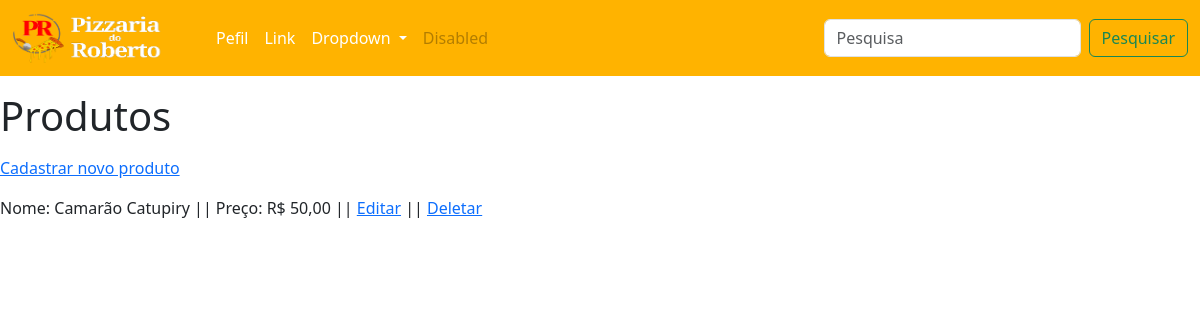
The page /produtos/ on the database as committed earlier.
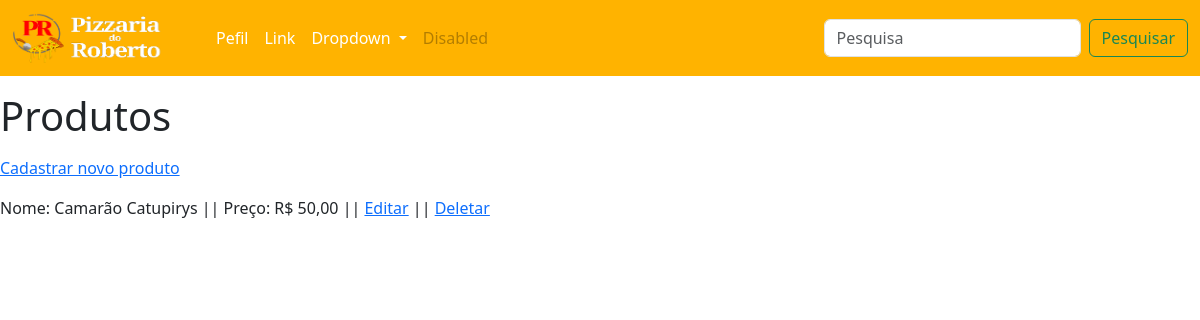
The same page on the database as committed later.
### core/models.py (models this page shows, shortened)
class Produto(models.Model):
    nome = models.CharField(max_length=100)
    descricao = models.TextField()
    categoria = models.CharField(max_length=50)
    valor = models.DecimalField(max_digits=10, decimal_places=2)

### core/views.py (the view)
# urls.py: path('produtos/', produtos, name='produtos'),
def produtos(request):
    lista_produto = Produto.objects.all()
    contexto = {
        'lista_produto': lista_produto
    }
    return render(request, 'produtos.html', contexto)

### core/templates/produtos.html (shortened to what this page needs)
{% extends 'bases/base.html' %}
{% block content %}
<p>
<h1>Produtos</h1>
</p>
<p>
    <p>
        <a href="{% url 'cadastro' %}">Cadastrar novo produto</a>
    </p>
    {% for produto in lista_produto %}
        <p>
            Nome: {{ produto.nome }} || Preço: R$ {{ produto.valor }}
            || <a href="{% url 'edit_produto' produto.id %}">Editar</a>
            || <a href="{% url 'del_produto' produto.id %}">Deletar</a>
        </p>
    {% endfor %}
</p>
{% endblock %}

Rows that differ between the two databases and show on the page:
changed Produto: nome "Camarão Catupiry" → "Camarão Catupirys"
